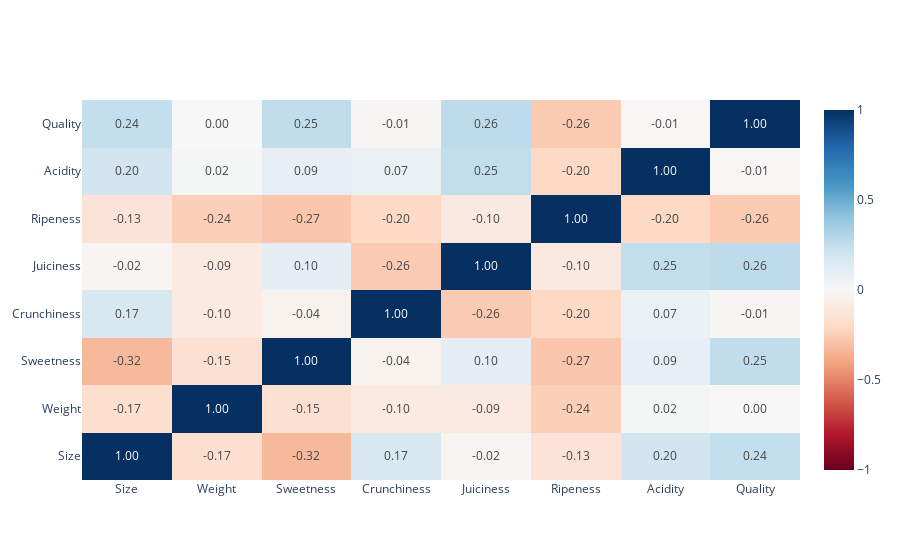

The cell this chart's notebook holds for it:
### Code cell
# Plot HeatMap
fig = go.Figure()

fig.add_trace(
    go.Heatmap(
        x=corr_matrix.columns,
        y=corr_matrix.index,
        z=np.array(corr_matrix),
        text=corr_matrix.values,
        texttemplate='%{text:.2f}',
        colorscale=px.colors.diverging.RdBu,
        zmin=-1,
        zmax=1
    )
)

fig.show()

### Figure 1 — Plotly figure (JSON) as saved in the notebook; plotly's stock layout.template omitted (floating-point values rounded to 4 significant figures)
{"data": [{"colorscale": [[0, "rgb(103,0,31)"], [0.1, "rgb(178,24,43)"], [0.2, "rgb(214,96,77)"], [0.3, "rgb(244,165,130)"], [0.4, "rgb(253,219,199)"], [0.5, "rgb(247,247,247)"], [0.6, "rgb(209,229,240)"], [0.7, "rgb(146,197,222)"], [0.8, "rgb(67,147,195)"], [0.9, "rgb(33,102,172)"], [1, "rgb(5,48,97)"]], "text": [[1, -0.1707, -0.3247, 0.1699, -0.01889, -0.1348, 0.1962, 0.244], [-0.1707, 1, -0.1542, -0.09588, -0.09226, -0.2438, 0.01641, 0.001421], [-0.3247, -0.1542, 1, -0.03755, 0.09588, -0.2738, 0.086, 0.251], [0.1699, -0.09588, -0.03755, 1, -0.2596, -0.202, 0.06994, -0.01238], [-0.01889, -0.09226, 0.09588, -0.2596, 1, -0.09714, 0.2487, 0.2602], [-0.1348, -0.2438, -0.2738, -0.202, -0.09714, 1, -0.2027, -0.2643], [0.1962, 0.01641, 0.086, 0.06994, 0.2487, -0.2027, 1, -0.007697], [0.244, 0.001421, 0.251, -0.01238, 0.2602, -0.2643, -0.007697, 1]], "texttemplate": "%{text:.2f}", "type": "heatmap", "x": ["Size", "Weight", "Sweetness", "Crunchiness", "Juiciness", "Ripeness", "Acidity", "Quality"], "y": ["Size", "Weight", "Sweetness", "Crunchiness", "Juiciness", "Ripeness", "Acidity", "Quality"], "z": [[1, -0.1707, -0.3247, 0.1699, -0.01889, -0.1348, 0.1962, 0.244], [-0.1707, 1, -0.1542, -0.09588, -0.09226, -0.2438, 0.01641, 0.001421], [-0.3247, -0.1542, 1, -0.03755, 0.09588, -0.2738, 0.086, 0.251], [0.1699, -0.09588, -0.03755, 1, -0.2596, -0.202, 0.06994, -0.01238], [-0.01889, -0.09226, 0.09588, -0.2596, 1, -0.09714, 0.2487, 0.2602], [-0.1348, -0.2438, -0.2738, -0.202, -0.09714, 1, -0.2027, -0.2643], [0.1962, 0.01641, 0.086, 0.06994, 0.2487, -0.2027, 1, -0.007697], [0.244, 0.001421, 0.251, -0.01238, 0.2602, -0.2643, -0.007697, 1]], "zmax": 1, "zmin": -1}], "layout": {}}
